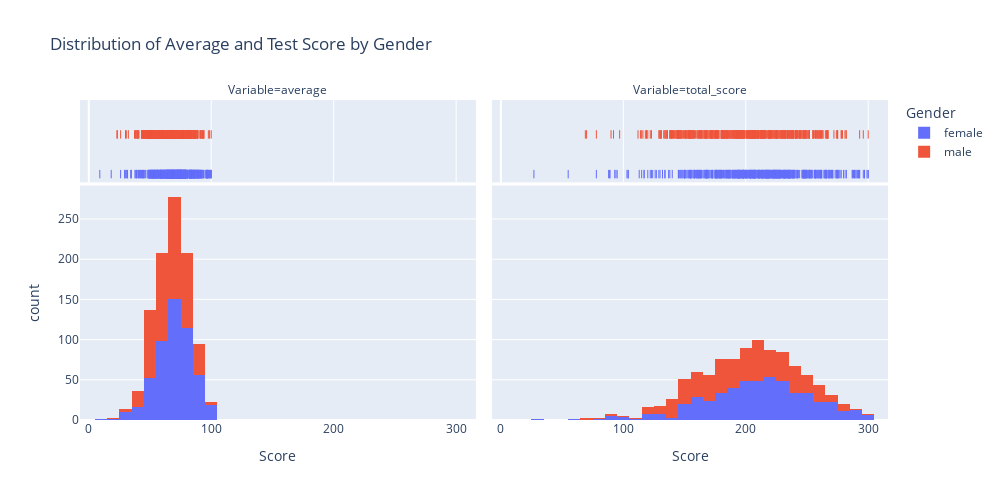

The notebook cell this image was saved under:
### Markdown cell above
Visualization(Numerical variables)

### Code cell
# Uni-variate Graphs 

import plotly.express as px


data['gender'] = pd.Categorical(data['gender'], categories=['female', 'male'], ordered=True)
fig = px.histogram(data, x=['average', 'total_score'], marginal='rug',
                   color='gender', facet_col='variable',
                   labels={'value': 'Score', 'variable': 'Variable', 'gender': 'Gender'},
                   title='Distribution of Average and Test Score by Gender',
                   nbins=30)

fig.update_layout(height=500, width=1000)

# Show the plot
fig.show()

### Figure 1 — Plotly figure (JSON) as saved in the notebook; plotly's stock layout.template omitted (floating-point values rounded to 4 significant figures; data arrays with more than 128 entries replaced by an {"elided": "..."} marker saying what was removed)
{"data": [{"alignmentgroup": "True", "bingroup": "x", "hovertemplate": "Gender=female<br>Variable=average<br>Score=%{x}<br>count=%{y}<extra></extra>", "legendgroup": "female", "marker": {"color": "#636efa", "pattern": {"shape": ""}}, "name": "female", "nbinsx": 30, "offsetgroup": "female", "orientation": "v", "showlegend": true, "type": "histogram", "x": {"elided": "518 float values"}, "xaxis": "x", "yaxis": "y"}, {"alignmentgroup": "True", "boxpoints": "all", "fillcolor": "rgba(255,255,255,0)", "hoveron": "points", "hovertemplate": "Gender=female<br>Variable=average<br>Score=%{x}<extra></extra>", "jitter": 0, "legendgroup": "female", "line": {"color": "rgba(255,255,255,0)"}, "marker": {"color": "#636efa", "symbol": "line-ns-open"}, "name": "female", "offsetgroup": "female", "showlegend": false, "type": "box", "x": {"elided": "518 float values"}, "xaxis": "x3", "yaxis": "y3"}, {"alignmentgroup": "True", "bingroup": "x", "hovertemplate": "Gender=female<br>Variable=total_score<br>Score=%{x}<br>count=%{y}<extra></extra>", "legendgroup": "female", "marker": {"color": "#636efa", "pattern": {"shape": ""}}, "name": "female", "nbinsx": 30, "offsetgroup": "female", "orientation": "v", "showlegend": false, "type": "histogram", "x": {"elided": "518 int values"}, "xaxis": "x2", "yaxis": "y2"}, {"alignmentgroup": "True", "boxpoints": "all", "fillcolor": "rgba(255,255,255,0)", "hoveron": "points", "hovertemplate": "Gender=female<br>Variable=total_score<br>Score=%{x}<extra></extra>", "jitter": 0, "legendgroup": "female", "line": {"color": "rgba(255,255,255,0)"}, "marker": {"color": "#636efa", "symbol": "line-ns-open"}, "name": "female", "offsetgroup": "female", "showlegend": false, "type": "box", "x": {"elided": "518 int values"}, "xaxis": "x4", "yaxis": "y4"}, {"alignmentgroup": "True", "bingroup": "x", "hovertemplate": "Gender=male<br>Variable=average<br>Score=%{x}<br>count=%{y}<extra></extra>", "legendgroup": "male", "marker": {"color": "#EF553B", "pattern": {"shape": ""}}, "name": "male", "nbinsx": 30, "offsetgroup": "male", "orientation": "v", "showlegend": true, "type": "histogram", "x": {"elided": "482 float values"}, "xaxis": "x", "yaxis": "y"}, {"alignmentgroup": "True", "boxpoints": "all", "fillcolor": "rgba(255,255,255,0)", "hoveron": "points", "hovertemplate": "Gender=male<br>Variable=average<br>Score=%{x}<extra></extra>", "jitter": 0, "legendgroup": "male", "line": {"color": "rgba(255,255,255,0)"}, "marker": {"color": "#EF553B", "symbol": "line-ns-open"}, "name": "male", "offsetgroup": "male", "showlegend": false, "type": "box", "x": {"elided": "482 float values"}, "xaxis": "x3", "yaxis": "y3"}, {"alignmentgroup": "True", "bingroup": "x", "hovertemplate": "Gender=male<br>Variable=total_score<br>Score=%{x}<br>count=%{y}<extra></extra>", "legendgroup": "male", "marker": {"color": "#EF553B", "pattern": {"shape": ""}}, "name": "male", "nbinsx": 30, "offsetgroup": "male", "orientation": "v", "showlegend": false, "type": "histogram", "x": {"elided": "482 int values"}, "xaxis": "x2", "yaxis": "y2"}, {"alignmentgroup": "True", "boxpoints": "all", "fillcolor": "rgba(255,255,255,0)", "hoveron": "points", "hovertemplate": "Gender=male<br>Variable=total_score<br>Score=%{x}<extra></extra>", "jitter": 0, "legendgroup": "male", "line": {"color": "rgba(255,255,255,0)"}, "marker": {"color": "#EF553B", "symbol": "line-ns-open"}, "name": "male", "offsetgroup": "male", "showlegend": false, "type": "box", "x": {"elided": "482 int values"}, "xaxis": "x4", "yaxis": "y4"}], "layout": {"annotations": [{"font": {}, "showarrow": false, "text": "Variable=average", "x": 0.245, "xanchor": "center", "xref": "paper", "y": 1, "yanchor": "bottom", "yref": "paper"}, {"font": {}, "showarrow": false, "text": "Variable=total_score", "x": 0.755, "xanchor": "center", "xref": "paper", "y": 1, "yanchor": "bottom", "yref": "paper"}], "barmode": "relative", "height": 500, "legend": {"title": {"text": "Gender"}, "tracegroupgap": 0}, "title": {"text": "Distribution of Average and Test Score by Gender"}, "width": 1000, "xaxis": {"anchor": "y", "domain": [0, 0.49], "title": {"text": "Score"}}, "xaxis2": {"anchor": "y2", "domain": [0.51, 1], "matches": "x", "title": {"text": "Score"}}, "xaxis3": {"anchor": "y3", "domain": [0, 0.49], "matches": "x", "showgrid": true, "showticklabels": false}, "xaxis4": {"anchor": "y4", "domain": [0.51, 1], "matches": "x", "showgrid": true, "showticklabels": false}, "yaxis": {"anchor": "x", "domain": [0, 0.7326], "title": {"text": "count"}}, "yaxis2": {"anchor": "x2", "domain": [0, 0.7326], "matches": "y", "showticklabels": false}, "yaxis3": {"anchor": "x3", "domain": [0.7426, 1], "matches": "y3", "showgrid": false, "showline": false, "showticklabels": false, "ticks": ""}, "yaxis4": {"anchor": "x4", "domain": [0.7426, 1], "matches": "y3", "showgrid": false, "showline": false, "showticklabels": false, "ticks": ""}}}
